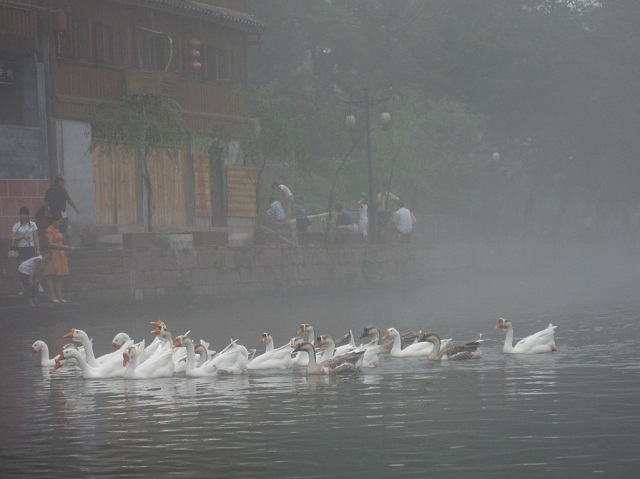
#> input picture assignment_4/1.jpg, 640 x 479 px
$ jupyter execute removeFog.ipynb
#> lines starting #> are read from the running program, lines starting #| are printed output that depends on the picture
#> further down, srcImg is the input picture: shape (479, 640, 3); mean B, G, R 112.3, 112.7, 111.2
### 何凯明去雾算法复现

[cell 1]
import cv2
import numpy as np
import matplotlib.pyplot as plt

[cell 2]
def MinFilterGray(src, r=7):
#> called with r = 7
    return cv2.erode(src, np.ones((2*r+1, 2*r+1)))
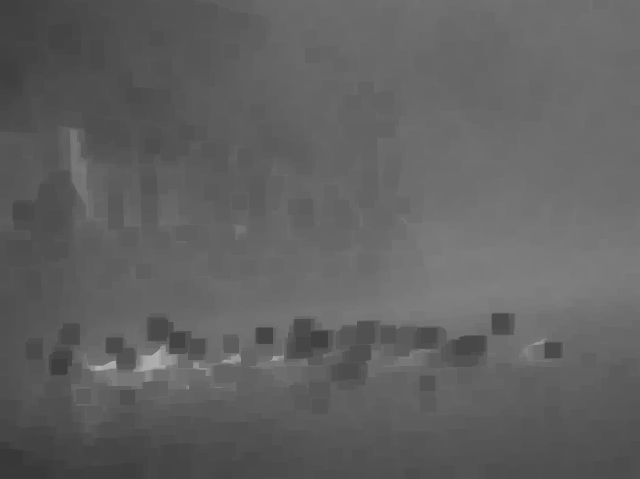
#> returned value: shape (479, 640) float64; min 0.22, max 0.706, mean 0.381
def guidedfilter(I, p, r, eps):
#> called with r = 81, eps = 0.001
    height, width = I.shape
#> height = 479; width = 640
    m_I = cv2.boxFilter(I, -1, (r,r))
    m_p = cv2.boxFilter(p, -1, (r,r))
    m_Ip = cv2.boxFilter(I*p, -1, (r,r))
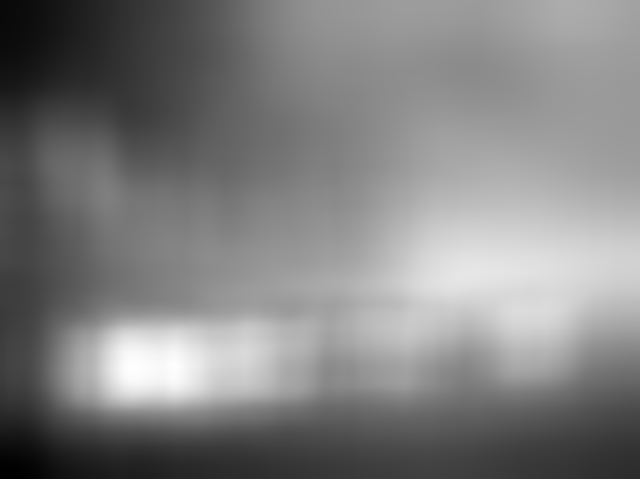
#> m_Ip: shape (479, 640) float64; min 0.068, max 0.263, mean 0.166; drawn with min black and max white
    cov_Ip = m_Ip-m_I*m_p
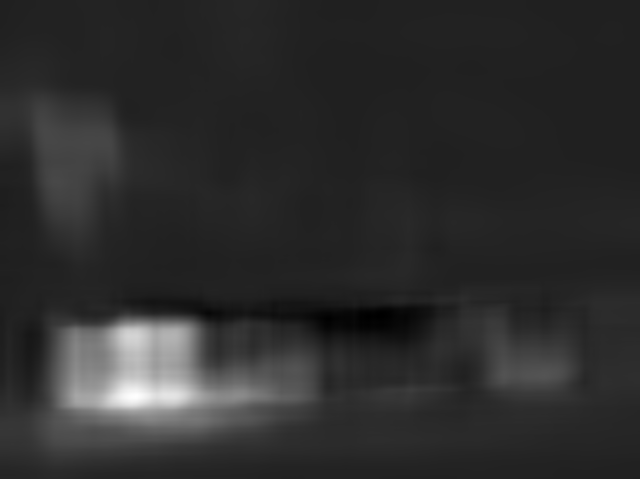
#> cov_Ip: shape (479, 640) float64; min -0.00153, max 0.0106, mean 0.000646; drawn with min black and max white

    m_II = cv2.boxFilter(I*I, -1, (r,r))
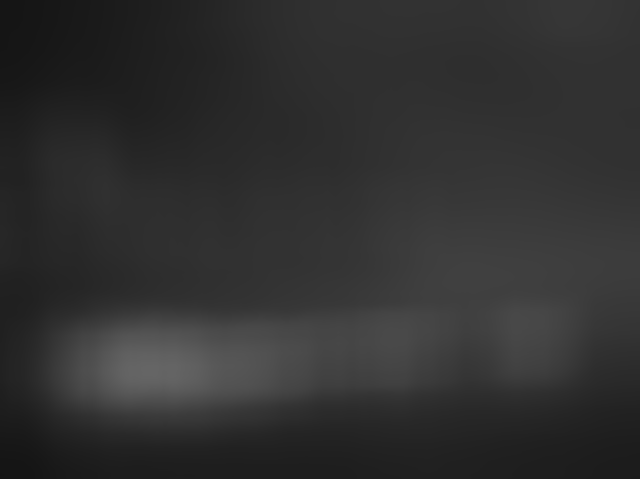
#> m_II: shape (479, 640) float64; min 0.0822, max 0.399, mean 0.191
    var_I = m_II-m_I*m_I
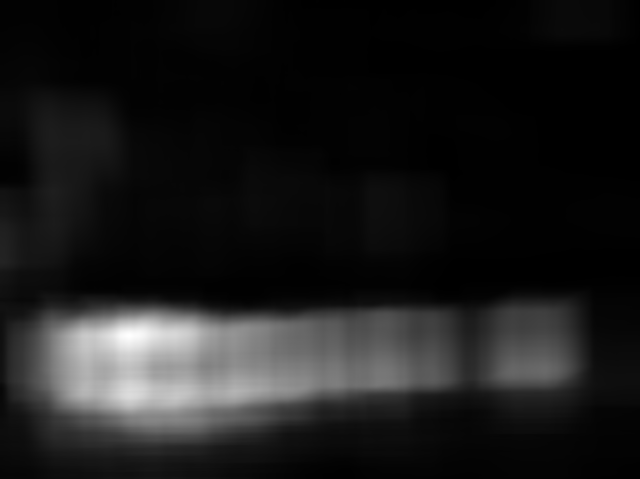
#> var_I: shape (479, 640) float64; min 3.62e-05, max 0.028, mean 0.00307; drawn with min black and max white

    a = cov_Ip/(var_I+eps)
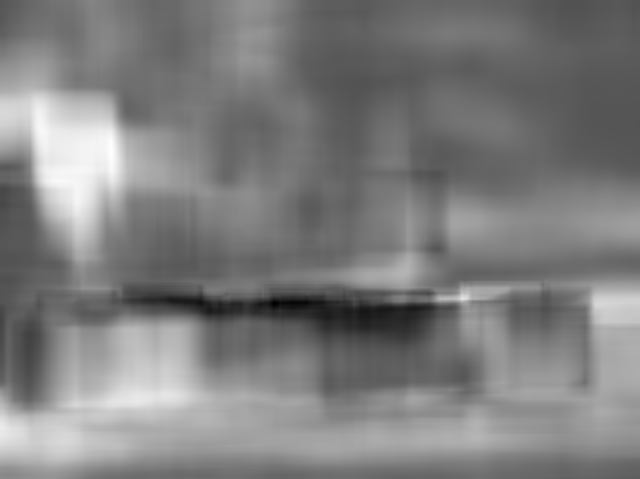
#> a: shape (479, 640) float64; min -0.244, max 0.496, mean 0.123; drawn with min black and max white
    b = m_p-a*m_I
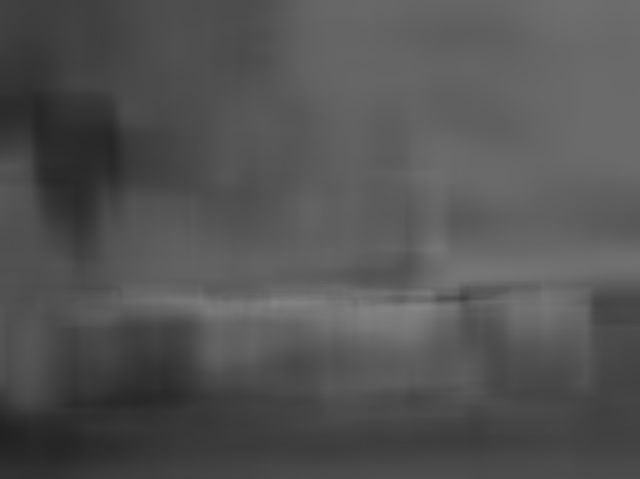
#> b: shape (479, 640) float64; min 0.135, max 0.526, mean 0.329

    m_a = cv2.boxFilter(a, -1, (r,r))
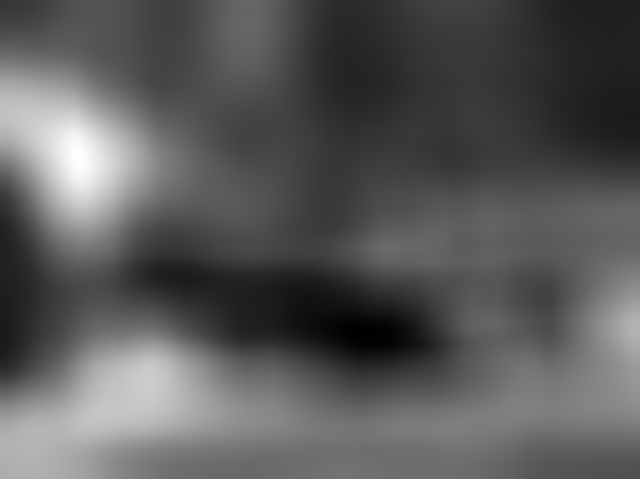
#> m_a: shape (479, 640) float64; min -0.045, max 0.429, mean 0.123; drawn with min black and max white
    m_b = cv2.boxFilter(b, -1, (r,r))
    return m_a*I+m_b

def getV1(m, r, eps, w, maxV1):  #输入rgb图像，值范围[0,1]
    '''计算大气遮罩图像V1和光照值A, V1 = 1-t/A'''
    V1 = np.min(m,2)                                         #得到暗通道图像
    V1 = guidedfilter(V1, MinFilterGray(V1,7), r, eps)     #使用引导滤波优化
    bins = 2000
    ht = np.histogram(V1, bins)                              #计算大气光照A
    d = np.cumsum(ht[0])/float(V1.size)
#> d = 2000 values from 3.26e-06 to 1
    for lmax in range(bins-1, 0, -1):
        if d[lmax]<=0.999:
            break
    A  = np.mean(m,2)[V1>=ht[1][lmax]].max()
#> A = 0.922

    V1 = np.minimum(V1*w, maxV1)                   #对值范围进行限制

    return V1,A

def deHaze(m, r=81, eps=0.001, w=0.95, maxV1=0.80, bGamma=False):
    Y = np.zeros(m.shape)
    V1,A = getV1(m, r, eps, w, maxV1)               #得到遮罩图像和大气光照
#> A = 0.922
    for k in range(3):
        Y[:,:,k] = (m[:,:,k]-V1)/(1-V1/A)           #颜色校正
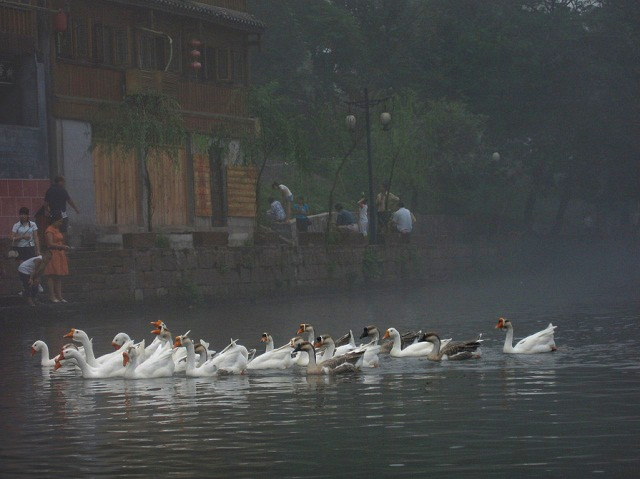
#> Y: shape (479, 640, 3) float64; mean of channels 0, 1, 2 0.132, 0.135, 0.124; drawn with min black and max white
    Y =  np.clip(Y, 0, 1)
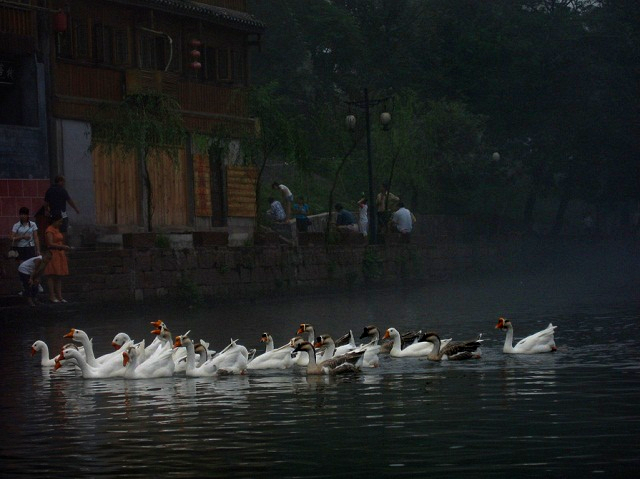
#> Y: shape (479, 640, 3) float64; mean of channels 0, 1, 2 0.132, 0.135, 0.124; drawn as B, G, R
    if bGamma:
        Y = Y**(np.log(0.5)/np.log(Y.mean()))       #gamma校正,默认不进行该操作
    return Y

[cell 3]
srcImg = cv2.imread('1.jpg')
srcImgShow = cv2.cvtColor(srcImg,cv2.COLOR_BGR2RGB)
rmfogImg = deHaze(srcImg/255.0)*255

rmfogImg = rmfogImg.astype(np.uint8)
print(rmfogImg.shape)
#| (479, 640, 3)
rmfogImgShow = cv2.cvtColor(rmfogImg,cv2.COLOR_BGR2RGB)
#可视化：
plt.figure(figsize=(10,10))
plt.subplot(121), plt.imshow(srcImgShow)    #原图
plt.title("SrcImg"), plt.xticks([]), plt.yticks([])
plt.subplot(122), plt.imshow(rmfogImgShow)    #去雾图像
plt.title("removeFogImg"), plt.xticks([]), plt.yticks([])
plt.show()
